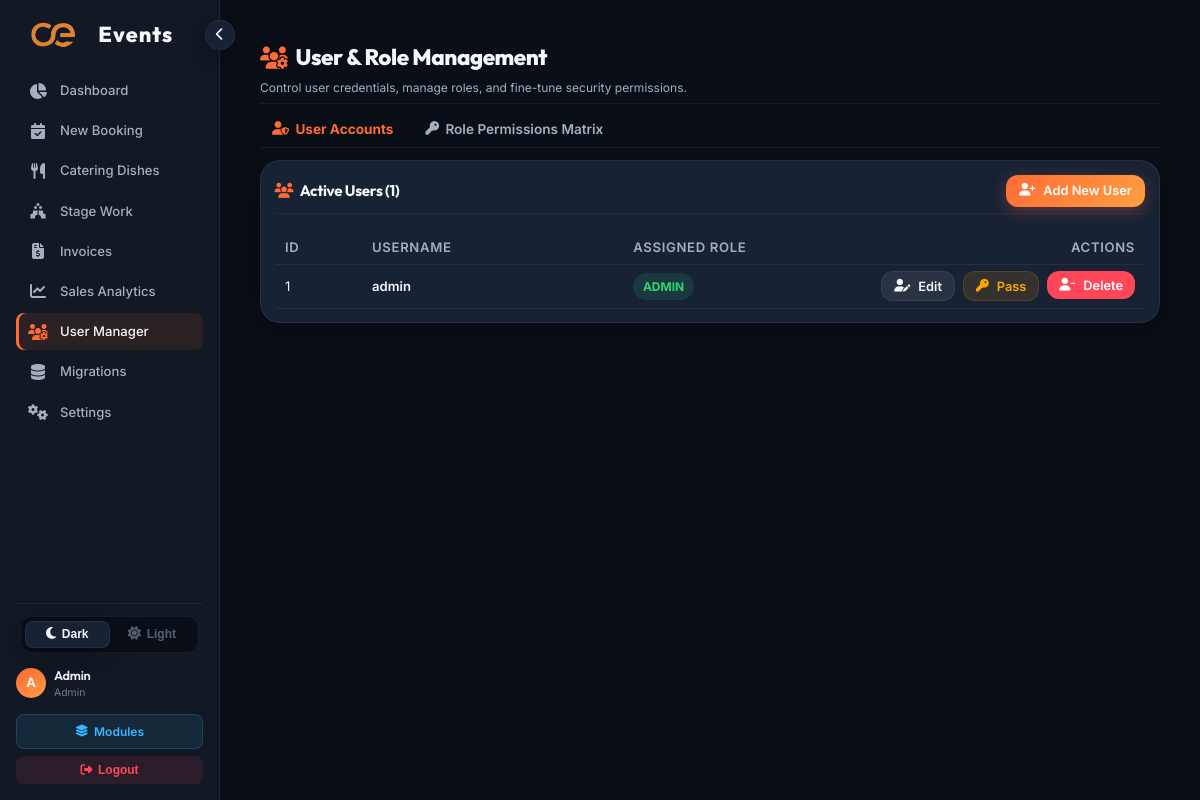
The page /admin/users.php (signed in) on the database its author committed.
### tables this page shows
CREATE TABLE IF NOT EXISTS `users` (
    `id` INT AUTO_INCREMENT PRIMARY KEY,
    `username` VARCHAR(50) NOT NULL UNIQUE,
    `password` VARCHAR(255) NOT NULL,
    `email` VARCHAR(100),
    `role` ENUM('admin', 'staff') DEFAULT 'admin',
    `created_at` TIMESTAMP DEFAULT CURRENT_TIMESTAMP
);

### includes/functions.php (called while the page is built, shortened)
<?php
function h($str)
{
    return htmlspecialchars($str ?? '', ENT_QUOTES, 'UTF-8');
}

### admin/users.php (the view, shortened to what this page needs)
<?php
require_once __DIR__ . '/../includes/header.php';
$db = get_db_connection();
$users = $db->query("
    SELECT u.id, u.username, u.role AS legacy_role, r.id AS role_id, r.role_name, r.description AS role_description
      FROM users u
 LEFT JOIN user_roles ur ON u.id = ur.user_id
 LEFT JOIN roles r ON ur.role_id = r.id
     ORDER BY u.id ASC
")->fetchAll();
?>
<div class="content-header" style="margin-bottom: 0.75rem; padding-bottom: 0.35rem; border-bottom: 1px solid var(--border-color); flex-shrink: 0;">
    <div class="header-title">
        <h1 style="display:flex; align-items:center; gap:0.5rem; font-size:1.4rem; font-weight:800; color:var(--text-primary); margin:0;">
            <i class="fa-solid fa-users-gear" style="color:var(--accent-color);"></i>
            User & Role Management
        </h1>
        <p style="color:var(--text-secondary); margin:0.15rem 0 0; font-size:0.75rem;">Control user credentials, manage roles, and fine-tune security permissions.</p>
    </div>
</div>
<div style="display:flex; gap:0.5rem; margin-bottom:0.75rem; border-bottom:1px solid var(--border-color); padding-bottom:0.35rem;">
    <button onclick="switchTab('tabUsers')" id="btnTabUsers" class="btn btn-secondary active-tab" style="background:transparent; border:none; font-size:0.85rem; font-weight:700; color:var(--accent-color); padding:0.3rem 0.75rem; cursor:pointer; display:flex; align-items:center; gap:0.4rem;">
        <i class="fa-solid fa-user-shield"></i> User Accounts
    </button>
    <button onclick="switchTab('tabPermissions')" id="btnTabPermissions" class="btn btn-secondary" style="background:transparent; border:none; font-size:0.85rem; font-weight:600; color:var(--text-secondary); padding:0.3rem 0.75rem; cursor:pointer; display:flex; align-items:center; gap:0.4rem;">
        <i class="fa-solid fa-key"></i> Role Permissions Matrix
    </button>
</div>
<div id="tabUsers" class="tab-content">
    <div class="card" style="margin-bottom: 0.75rem;">
        <div style="display:flex; justify-content:space-between; align-items:center; margin-bottom:0.5rem; border-bottom:1px solid var(--border-color); padding-bottom:0.4rem;">
            <h2 style="margin:0; font-size:0.95rem; font-weight:700; display:flex; align-items:center; gap:0.4rem;">
                <i class="fa-solid fa-users" style="color:var(--accent-color);"></i>
                Active Users (<?= count($users) ?>)
            </h2>
            <button onclick="openAddUserModal()" class="btn btn-primary" style="height:32px; font-size:0.8rem; padding:0 0.85rem;">
                <i class="fa-solid fa-user-plus"></i> Add New User
            </button>
        </div>
        <div class="table-responsive">
            <table class="table">
                <thead>
                    <tr>
                        <th style="width: 10%;">ID</th>
                        <th style="width: 30%;">Username</th>
                        <th style="width: 25%;">Assigned Role</th>
                        <th style="width: 35%; text-align: right;">Actions</th>
                    </tr>
                </thead>
                <tbody>
                    <?php foreach ($users as $u): ?>
                        <tr>
                            <td><?= $u['id'] ?></td>
                            <td style="font-weight: 600; color: var(--text-primary);"><?= h($u['username']) ?></td>
                            <td>
                                <span class="badge" style="background: <?= $u['role_name'] === 'admin' ? 'rgba(255, 71, 87, 0.12)' : ($u['role_name'] === 'manager' ? 'rgba(30, 144, 255, 0.12)' : 'rgba(46, 213, 115, 0.12)') ?>; color: <?= $u['role_name'] === 'admin' ? 'var(--danger)' : ($u['role_name'] === 'manager' ? 'var(--info)' : 'var(--success)') ?>; font-weight: 700; text-transform: uppercase;">
                                    <?= h($u['role_name'] ?: $u['legacy_role'] ?: 'None') ?>
                                </span>
                            </td>
                            <td style="text-align: right;">
                                <div style="display: inline-flex; gap: 0.5rem;">
                                    <button class="btn btn-secondary" style="padding: 0.4rem 0.75rem; font-size: 0.8rem;" onclick='openEditUserModal(<?= htmlspecialchars(json_encode($u), ENT_QUOTES) ?>)'>
                                        <i class="fa-solid fa-user-pen"></i> Edit
                                    </button>
                                    <button class="btn btn-secondary" style="padding: 0.4rem 0.75rem; font-size: 0.8rem; background: rgba(255, 165, 2, 0.12); color: var(--warning); border-color: rgba(255, 165, 2, 0.15);" onclick='openResetPasswordModal(<?= htmlspecialchars(json_encode($u), ENT_QUOTES) ?>)'>
                                        <i class="fa-solid fa-key"></i> Pass
                                    </button>
                                    <form method="POST" style="margin:0;" onsubmit="return confirm('Are you sure you want to delete user <?= h($u['username']) ?>?');">
                                        <button type="submit" class="btn btn-danger" style="padding: 0.4rem 0.75rem; font-size: 0.8rem;" <?= $u['id'] == $_SESSION['admin_id'] ? 'disabled style="opacity: 0.5; cursor: not-allowed;" title="You cannot delete yourself"' : '' ?>>
                                            <i class="fa-solid fa-user-minus"></i> Delete
                                        </button>
                                    </form>
                                </div>
                            </td>
                        </tr>
                    <?php endforeach; ?>
                </tbody>
            </table>
        </div>
    </div>
</div>
<?php
require_once __DIR__ . '/../includes/footer.php';
?>

### assets/css/style.css (style rules this page uses)
:root { --bg-primary: #0a0e17; --bg-secondary: #121824; --bg-card: #182235; --accent-color: #ff6b35; --accent-hover: #fa8231; --accent-gradient: linear-gradient(135deg, #ff6b35, #ff9f43); --text-primary: #f5f6fa; --text-secondary: #a4b0be; --text-muted: #747d8c; --border-color: rgba(255, 255, 255, 0.06); --border-highlight: rgba(255, 107, 53, 0.2); --glass-bg: rgba(18, 24, 36, 0.75); --glass-blur: blur(12px); --box-shadow: 0 8px 32px 0 rgba(0, 0, 0, 0.3); --border-radius-sm: 8px; --border-radius-md: 12px; --border-radius-lg: 20px; --transition-fast: 0.2s ease; --transition-normal: 0.3s cubic-bezier(0.4, 0, 0.2, 1); --bg-control: rgba(255, 255, 255, 0.03); --bg-btn-secondary: rgba(255, 255, 255, 0.08); --bg-btn-secondary-hover: rgba(255, 255, 255, 0.12); --bg-table-row-hover: rgba(255, 255, 255, 0.02); --bg-calendar-day: rgba(255, 255, 255, 0.02); --success: #2ed573; --warning: #ffa502; --danger: #ff4757; --info: #1e90ff; }
* { margin: 0; padding: 0; box-sizing: border-box; }
body { font-family: 'Inter', sans-serif; background-color: var(--bg-primary); color: var(--text-primary); line-height: 1.6; overflow-x: hidden; }
h1, h2, h3, h4, h5, h6 { font-family: 'Outfit', sans-serif; font-weight: 600; letter-spacing: -0.02em; color: var(--text-primary); }
.content-header { display: flex; justify-content: space-between; align-items: center; margin-bottom: 2.5rem; }
.header-title h1 { font-size: 2.2rem; margin-bottom: 0.25rem; }
.header-title p { color: var(--text-secondary); }
.card { background-color: var(--bg-card); border: 1px solid var(--border-color); border-radius: var(--border-radius-lg); padding: 1.75rem; box-shadow: var(--box-shadow); transition: var(--transition-normal); }
.btn { display: inline-flex; align-items: center; justify-content: center; gap: 0.5rem; padding: 0.75rem 1.5rem; font-family: 'Inter', sans-serif; font-weight: 600; border-radius: var(--border-radius-md); cursor: pointer; transition: var(--transition-normal); border: none; outline: none; font-size: 0.95rem; }
.btn-primary { background: var(--accent-gradient); color: white; box-shadow: 0 4px 15px rgba(255, 107, 53, 0.3); }
.btn-secondary { background: var(--bg-btn-secondary); color: var(--text-primary); border: 1px solid var(--border-color); }
.btn-danger { background: var(--danger); color: white; }
.table-responsive { overflow-x: auto; }
.table { width: 100%; border-collapse: collapse; margin-top: 0.5rem; text-align: left; }
.table th, .table td { padding: 1rem; border-bottom: 1px solid var(--border-color); font-size: 0.95rem; }
.table th { font-weight: 600; color: var(--text-secondary); text-transform: uppercase; font-size: 0.8rem; letter-spacing: 0.05em; }
.badge { display: inline-block; padding: 0.25rem 0.6rem; border-radius: 50px; font-size: 0.75rem; font-weight: 600; text-transform: uppercase; }

### admin/users.php (style rules this page uses)
.table th, .table td { padding: 0.4rem 0.65rem; font-size: 0.82rem; }
.card { padding: 0.85rem !important; }

### rows shown on the page
users: id "1", username "admin", role "ADMIN"

### other values the page prints
substr($_SESSION['admin_username'], 0, 1) "A"
$_SESSION['admin_username'] "Admin"
$_SESSION['admin_role'] "Admin"
count($users) "1"
